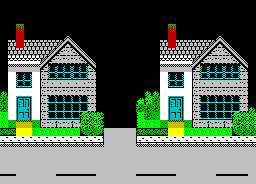

This game map was drawn from its Tiled (.tmx) file and the tilesets committed beside it. A one-line description and the trimmed map source follow:
An orthogonal 32x23 tile map with 8x8 px tiles, 3 tile layers (tilemap, tilemap, tilemap), 7 hidden layers not drawn.

<map version="1.8" tiledversion="1.8.4" orientation="orthogonal" renderorder="right-down" width="32" height="23" tilewidth="8" tileheight="8" infinite="0" backgroundcolor="#e6e6e6" nextlayerid="45" nextobjectid="5">
 <editorsettings>
  <export target="screen-tilemaps.tmj" format="json" />
 </editorsettings>
 <tileset firstgid="1" source="tileset.tsx" />
 <group id="18" name="Laundrette">
  <layer id="19" name="tilemap" width="32" height="23">
   <properties>
    <property name="screenName" value="laundrette" />
   </properties>
   <data>[736 cells, 736 non-empty, 64 distinct tile ids]</data>
  </layer>
 </group>
 <group id="9" name="Park road" visible="0">
  <layer id="3" name="Tilemap" width="32" height="23">
   <data>[736 cells, 736 non-empty, 37 distinct tile ids]</data>
  </layer>
 </group>
 <group id="8" name="Brick houses" visible="0">
  <layer id="1" name="Tilemap" width="32" height="23">
   <data>[736 cells, 736 non-empty, 57 distinct tile ids]</data>
  </layer>
 </group>
 <group id="13" name="Victorian houses" visible="0">
  <layer id="4" name="Tilemap" width="32" height="23">
   <data>[736 cells, 736 non-empty, 49 distinct tile ids]</data>
  </layer>
 </group>
 <group id="27" name="Rural street">
  <layer id="28" name="tilemap" width="32" height="23">
   <data>[736 cells, 736 non-empty, 41 distinct tile ids]</data>
  </layer>
 </group>
 <group id="29" name="Factory" visible="0">
  <layer id="30" name="tilemap" width="32" height="23" visible="0">
   <data>[736 cells, 736 non-empty, 48 distinct tile ids]</data>
  </layer>
 </group>
 <group id="31" name="Castle" visible="0">
  <layer id="32" name="tilemap" width="32" height="23">
   <data>[736 cells, 736 non-empty, 41 distinct tile ids]</data>
  </layer>
 </group>
 <group id="33" name="Posh houses">
  <layer id="34" name="tilemap" width="32" height="23">
   <data>[736 cells, 736 non-empty, 51 distinct tile ids]</data>
  </layer>
 </group>
 <group id="35" name="Rundown street" visible="0">
  <layer id="36" name="tilemap" width="32" height="23" visible="0">
   <data>[736 cells, 736 non-empty, 41 distinct tile ids]</data>
  </layer>
 </group>
 <group id="37" name="Buck house" visible="0" offsetx="-136" offsety="72">
  <layer id="38" name="tilemap" width="32" height="23">
   <data>[736 cells, 736 non-empty, 39 distinct tile ids]</data>
  </layer>
 </group>
</map>